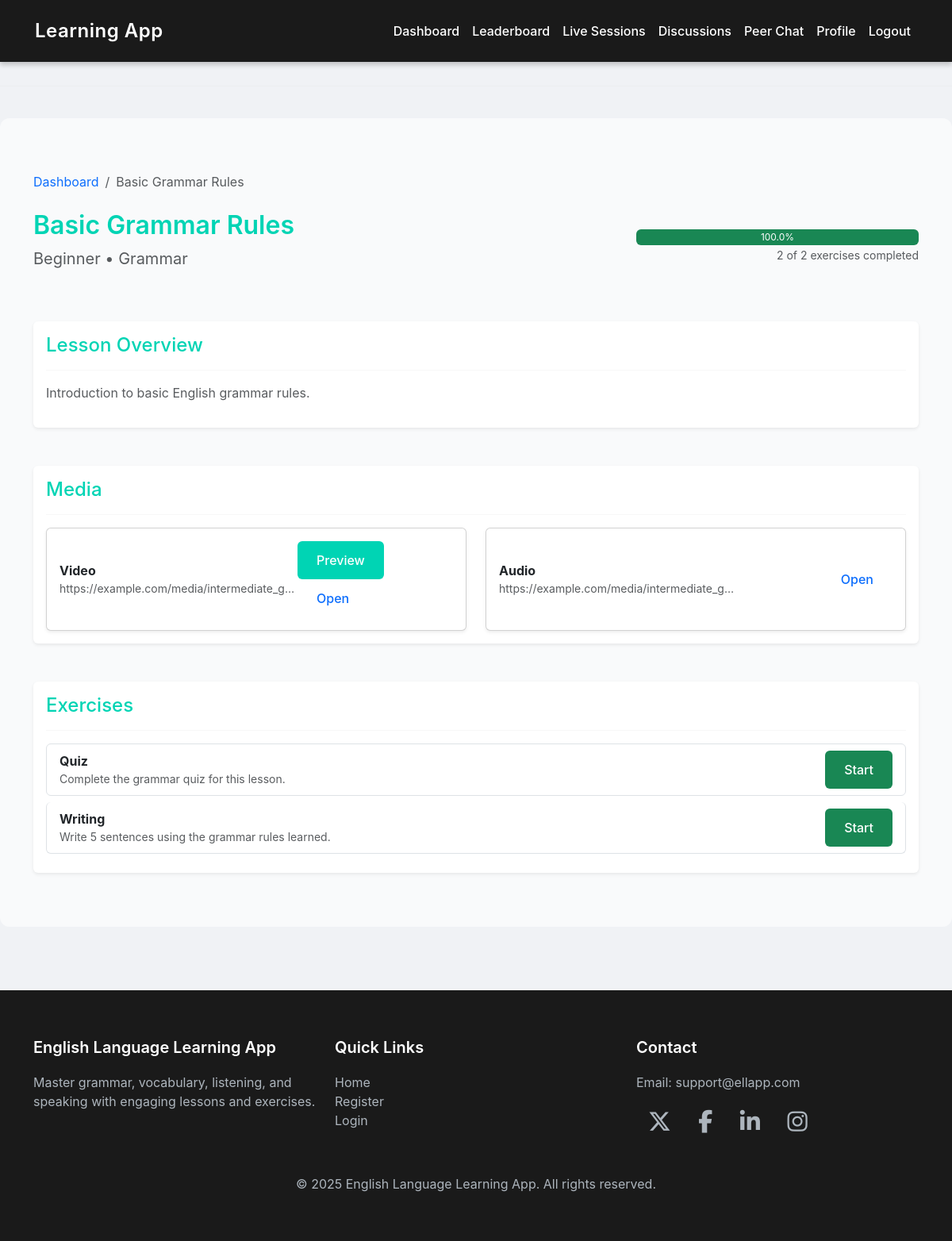
Page /lesson/5/ (signed in) on the committed database.
### myapp/models.py (models this page shows, shortened)
class Lesson(models.Model):
    SKILL_LEVELS = [
        ('beginner', 'Beginner'),
        ('intermediate', 'Intermediate'),
        ('advanced', 'Advanced'),
    ]
    CATEGORIES = [
        ('grammar', 'Grammar'),
        ('vocabulary', 'Vocabulary'),
        ('listening', 'Listening'),
        ('speaking', 'Speaking'),
    ]
    title = models.CharField(max_length=150)
    description = models.TextField()
    skill_level = models.CharField(max_length=20, choices=SKILL_LEVELS)
    category = models.CharField(max_length=20, choices=CATEGORIES)
    created_by = models.ForeignKey(
        UserRegister,
        on_delete=models.CASCADE,
        limit_choices_to={'role': 'teacher'}
    )
    created_at = models.DateTimeField(auto_now_add=True)

class LessonMedia(models.Model):
    MEDIA_TYPES = [
        ('video', 'Video'),
        ('audio', 'Audio'),
        ('flashcard', 'Flashcard'),
        ('document', 'Document'),
    ]
    lesson = models.ForeignKey(Lesson, on_delete=models.CASCADE, related_name="media")
    media_type = models.CharField(max_length=20, choices=MEDIA_TYPES)
    media_url = models.URLField()

class Exercise(models.Model):
    TYPES = [
        ('quiz', 'Quiz'),
        ('speaking', 'Speaking'),
        ('writing', 'Writing'),
        ('listening', 'Listening'),
    ]
    lesson = models.ForeignKey(Lesson, on_delete=models.CASCADE, related_name="exercises")
    type = models.CharField(max_length=20, choices=TYPES)
    instructions = models.TextField()

### myapp/views.py (the view)
# urls.py: path('lesson/<int:pk>/', views.lesson_detail, name='lesson_detail'),
def lesson_detail(request, pk):
    if request.session.get('user_role') != 'student':
        messages.error(request, "Unauthorized access")
        return redirect('login')
    lesson = get_object_or_404(Lesson, pk=pk)
    student_id = request.session.get('user_id')
    medias = LessonMedia.objects.filter(lesson=lesson)
    exercises = Exercise.objects.filter(lesson=lesson)
    total_exercises = exercises.count()
    completed_exercises = StudentProgress.objects.filter(
        student_id=student_id,
        lesson=lesson,
        completed=True
    ).values('exercise').distinct().count()
    progress_percent = round((completed_exercises / total_exercises * 100), 2) if total_exercises > 0 else None
    context = {
        'lesson': lesson,
        'medias': medias,
        'exercises': exercises,
        'full_name': request.session.get('user_name'),
        'progress_percent': progress_percent,
        'completed_exercises': completed_exercises,
        'total_exercises': total_exercises,
    }
    return render(request, 'student/lesson_detail.html', context)

### templates/student/lesson_detail.html (shortened to what this page needs)
{% extends "base.html" %}
{% block content %}
<div class="container mt-5">
    <nav aria-label="breadcrumb" class="mb-4">
        <ol class="breadcrumb">
            <li class="breadcrumb-item"><a href="{% url 'student_dashboard' %}" class="text-decoration-none">Dashboard</a></li>
            <li class="breadcrumb-item active" aria-current="page">{{ lesson.title }}</li>
        </ol>
    </nav>
    <div class="row mb-5 align-items-center">
        <div class="col-md-8">
            <h2 style="color: #00d4b4; font-weight: 600;">{{ lesson.title }}</h2>
            <p class="text-muted fs-5">{{ lesson.get_skill_level_display }} • {{ lesson.get_category_display }}</p>
        </div>
        <div class="col-md-4 text-md-end">
            {% if progress_percent is not None %}
                <div class="progress" style="height: 20px;" data-bs-toggle="tooltip" title="{{ progress_percent }}% complete">
                    <div class="progress-bar bg-success" role="progressbar"
                         style="width: {{ progress_percent }}%;"
                         aria-valuenow="{{ progress_percent }}" aria-valuemin="0" aria-valuemax="100">
                        {{ progress_percent }}%
                    </div>
                </div>
                <small class="text-muted">{{ completed_exercises }} of {{ total_exercises }} exercises completed</small>
            {% else %}
                <p class="text-muted small">No exercises available</p>
            {% endif %}
        </div>
    </div>
    <div class="card shadow-sm border-0 mb-5">
        <div class="card-body">
            <h4 class="mb-3" style="color: #00d4b4;">Lesson Overview</h4>
            <hr class="my-3">
            <p class="text-muted">{{ lesson.description|linebreaksbr }}</p>
        </div>
    </div>
    <div class="card shadow-sm border-0 mb-5">
        <div class="card-body">
            <h4 class="mb-3" style="color: #00d4b4;">Media</h4>
            <hr class="my-3">
            <div class="row g-4">
                {% for m in medias %}
                    <div class="col-md-6">
                        <div class="card h-100 shadow-sm" style="transition: transform 0.3s ease;">
                            <div class="card-body d-flex justify-content-between align-items-center">
                                <div>
                                    <strong>{{ m.get_media_type_display }}</strong>
                                    <div class="small text-muted text-truncate" style="max-width: 300px;">{{ m.media_url }}</div>
                                </div>
                                <div>
                                    {% if m.media_type == 'video' or m.media_type == 'document' %}
                                        <button class="btn btn-sm btn-primary me-2" data-bs-toggle="modal" data-bs-target="#mediaModal{{ m.id }}" data-bs-toggle="tooltip" title="Preview {{ m.get_media_type_display }}">
                                            Preview
                                        </button>
                                    {% endif %}
                                    <a href="{{ m.media_url }}" target="_blank" class="btn btn-sm btn-outline-primary" data-bs-toggle="tooltip" title="Open in new tab">
                                        Open
                                    </a>
                                </div>
                            </div>
                        </div>
                    </div>
                {% empty %}
                    <div class="col-12">
                        <p class="text-center text-muted">No media for this lesson.</p>
                    </div>
                {% endfor %}
            </div>
        </div>
    </div>
    <div class="card shadow-sm border-0 mb-5">
        <div class="card-body">
            <h4 class="mb-3" style="color: #00d4b4;">Exercises</h4>
            <hr class="my-3">
            <div class="list-group">
                {% for ex in exercises %}
                    <div class="list-group-item d-flex justify-content-between align-items-center mb-2 rounded" style="transition: transform 0.3s ease;">
                        <div>
                            <strong>{{ ex.get_type_display }}</strong>
                            <div class="small text-muted text-truncate" style="max-width: 600px;">{{ ex.instructions|truncatechars:120 }}</div>
                        </div>
                        <div>
                            <a href="{% url 'exercise_attempt' ex.pk %}" class="btn btn-sm btn-success" data-bs-toggle="tooltip" title="Start {{ ex.get_type_display }} exercise">
                                Start
                            </a>
                        </div>
                    </div>
                {% empty %}
                    <div class="list-group-item text-center text-muted py-4">No exercises for this lesson.</div>
                {% endfor %}
            </div>
        </div>
    </div>
</div>
{% endblock %}

### templates/base.html (style rules this page uses)
body { background-color: #f0f2f5; font-family: 'Inter', -apple-system, BlinkMacSystemFont, sans-serif; color: #333; }
hr { border-top: 1px solid #e0e0e0; margin: 30px 0; }
.btn { padding: 12px 24px; font-size: 1rem; font-weight: 500; border-radius: 6px; border: none; cursor: pointer; transition: background-color 0.3s ease, transform 0.2s ease; }
.btn-primary { background-color: #00d4b4; color: #ffffff; }

### rows in the picture
Lesson: title "Basic Grammar Rules", skill_level "Beginner", category "Grammar", description "Introduction to basic English grammar rules."
LessonMedia: media_type "Video", media_url "https://example.com/media/intermediate_g…"
LessonMedia: media_type "Audio", media_url "https://example.com/media/intermediate_g…"
Exercise: type "Quiz", instructions "Complete the grammar quiz for this lesson."
Exercise: type "Writing", instructions "Write 5 sentences using the grammar rules learned."

### other values in the picture
{{ progress_percent }} "100.0"
{{ completed_exercises }} "2"
{{ total_exercises }} "2"
